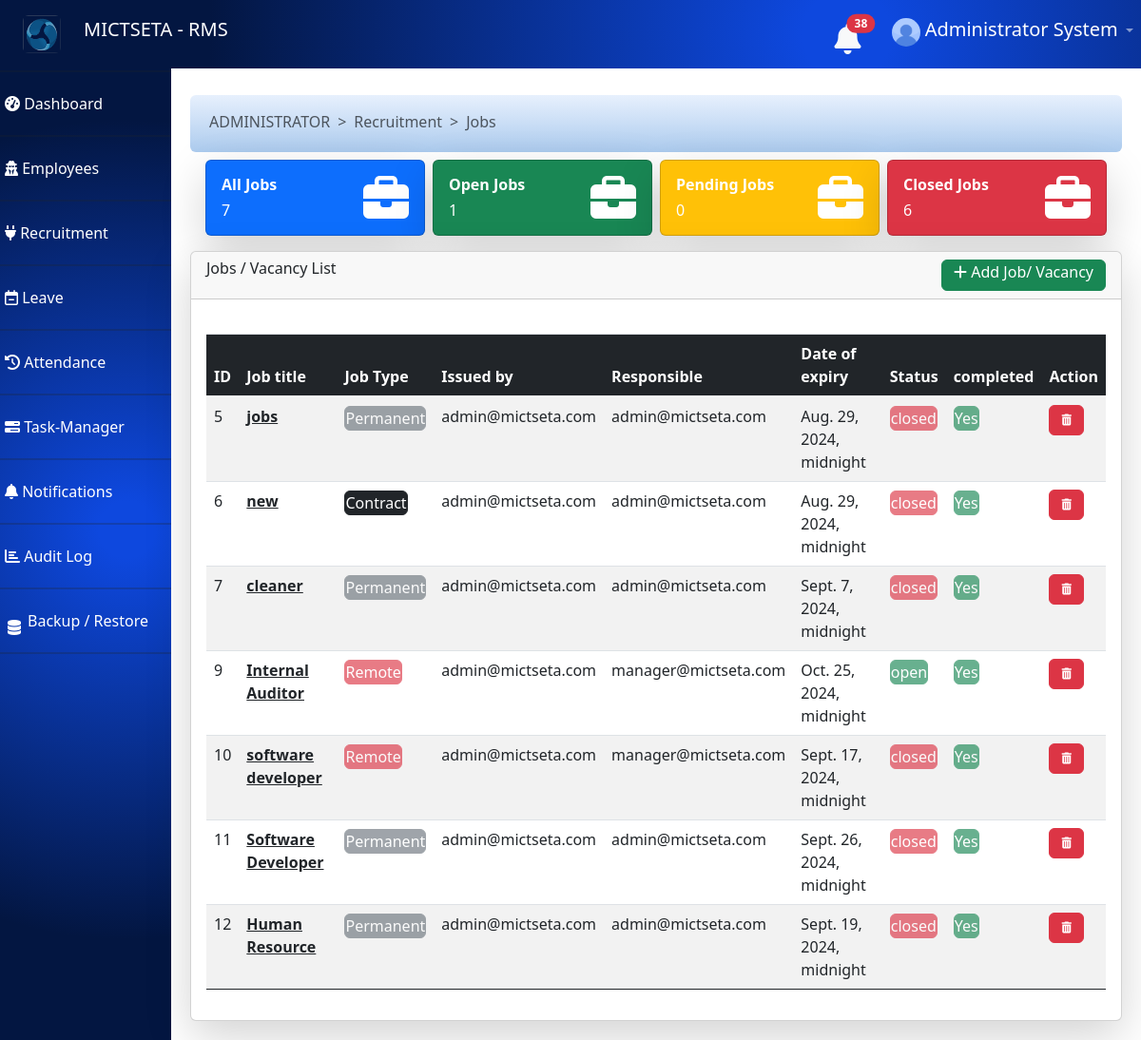
/dashboard/view_jobs/ (signed in), run on the app's committed database.
### profiles/models.py (models this page shows, shortened)
class StaffProfile(models.Model):
	user = models.OneToOneField(User, on_delete=models.CASCADE)
	job_title = models.CharField(max_length=100,null=True )
	department = models.CharField(max_length=6,null=True )
	salary = models.CharField(max_length=225,null=True )
	hire_date = models.DateTimeField(auto_now_add=True)
	phone = models.CharField(max_length=6,null=True )
	idnumber =  models.CharField(max_length=13,null=False )
	gender = models.CharField(max_length=6,null=False )
	age = models.CharField(max_length=6,null=False )
	dob = models.CharField(max_length=6,null=False )

### jobs/models.py (models this page shows, shortened)
class JobPost(models.Model):
    user = models.ForeignKey(User, on_delete=models.CASCADE, related_name='jobs')
    assigned_to = models.ForeignKey(User, on_delete=models.CASCADE, default=1)
    title = models.CharField(max_length=225, unique=False, null=False)
    description = models.TextField(null=False)
    start_date = models.DateTimeField(auto_now_add=True)
    end_date = models.DateTimeField(null=False)
    location = models.CharField(max_length=225, unique=False, null=False)
    salary_range = models.CharField(max_length=100, null=True)  # Added field for salary range
    job_type = models.CharField(max_length=50, null=False, default='Full-time')  # Added field for job type
    industry = models.CharField(max_length=100, null=True)  # Added field for industry
    company_name = models.CharField(max_length=225, null=True)  # Added field for company name
    status = models.CharField(max_length=20, null=False, default="waiting")
    is_complete = models.BooleanField(null=False, default=False)
    is_approved = models.BooleanField(null=False, default=False)

### jobs/custom_decorators.py (the view)
		def _wrapper(request, *args, **kwargs):
			applications = JobApplication.objects.all()
			interviews = Interview.objects.all()
			for application in applications:
				if application.job.status=="closed":
					application.status = 'rejected'
					application.save()
					cleened = [interview.delete() for interview in interviews if interview.application == application]
			return view_func(request,*args,**kwargs)

### dashboard/templates/view_job.html (shortened to what this page needs)
{% extends 'dashboard_base.html' %}
{% load static %}
{% block breadcrumbs %}
      <li class="breadcrumb-item active" aria-current="page">Recruitment</li>
      <li class="breadcrumb-item active" aria-current="page">Jobs</li>
{% endblock %}
{% block description %}
<div class="d-flex justify-content-between mt-2 ">
  <div class="card text-bg-primary mb-3 mx-1 w-100 shadow-lg rounded" style="height:80px;">
  <div class="card-body">
    <div class="card-text d-flex justify-content-between">
      <div>
      <h6><b>All Jobs</b></h6>
      <h6>{{all_jobs}}</h6>
      </div>
      <i class="fa fa-briefcase fa-3x" aria-hidden="true"></i>
    </div>
  </div>
</div>
<div class="card text-bg-success mb-3 mx-1 w-100 shadow-lg rounded" style="height:80px;">
  <div class="card-body">
    <div class="card-text d-flex justify-content-between">
      <div>
      <h6><b>Open Jobs</b></h6>
      <h6>{{open_jobs}}</h6>
      </div>
      <i class="fa fa-briefcase fa-3x" aria-hidden="true"></i>
    </div>
  </div>
</div>
<div class="card text-bg-warning mb-3 mx-1 w-100 shadow-lg rounded" style="height:80px;">
  <div class="card-body">
    <div class="card-text d-flex justify-content-between">
      <div>
      <h6 class="text-white"><b>Pending Jobs</b></h6>
      <h6 class="text-white">{{pending_jobs}}</h6>
      </div>
      <i class="fa fa-briefcase fa-3x text-white " aria-hidden="true"></i>
    </div>
  </div>
</div>
<div class="card text-bg-danger mb-3 mx-1 w-100 shadow-lg rounded" style="height:80px;">
  <div class="card-body">
    <div class="card-text d-flex justify-content-between">
      <div>
      <h6><b>Closed Jobs</b></h6>
      <h6>{{closed_jobs}}</h6>
      </div>
      <i class="fa fa-briefcase fa-3x" aria-hidden="true"></i>
    </div>
  </div>
</div>
</div>
 {% endblock %}
{% block content %}
<div class="card shadow-lg rounded">
  <div class="card-header d-flex justify-content-between " style="height:50px;">
    <h6>Jobs / Vacancy List</h6>
    <a href="{% url 'dashboard.add_job' %}" class="btn btn-success py-0" style=""><i class="fa fa-plus" aria-hidden="true"></i> Add Job/ Vacancy</a>
  </div>
  <div class="card-body">
  {% if user.is_staff %}
    <div id="viewJobPage" class="table-container" style="display: block;overflow-x: scroll;">
    <table id="example" class="table table-striped table-hover" style="width:100%">
        <thead>
            <tr class="bg-dark text-white">
                <th class="bg-dark text-white" >ID</th>
                <th class="bg-dark text-white" >Job title</th>
                 <th class="bg-dark text-white" >Job Type</th>
                 <th class="bg-dark text-white" >Issued by</th>
                <th class="bg-dark text-white" >Responsible</th>
                <th class="bg-dark text-white">Date of expiry</th>
                <th class="bg-dark text-white">Status</th>
                <th class="bg-dark text-white">completed</th>
                <th class="bg-dark text-white">Action</th>
            </tr>
        </thead>
        <tbody>
          {% for job in jobs %}
            {% if job.user == user or user.is_superuser or job.assigned_to == user %}
              <tr>
                <td>{{job.id}}</td>
                <td><b><a href="{% url 'dashboard.job_details' job.id %}" class="text-dark">{{job.title}}</a></b></td>
                {% if job.job_type == "Contract" or job.job_type == "Part-Time" %}
                   <td><button class="btn btn-dark  text-white p-0" >{{job.job_type}}</button></td>
                {% elif job.job_type == "Permanent" or job.job_type == "Full-Time" %}
                   <td><button class="btn btn-secondary text-white p-0" disabled>{{job.job_type}}</button></td>
                {% elif job.job_type == "Remote" %}
                   <td><button class="btn btn-danger text-white p-0" disabled>{{job.job_type}}</button></td>
                {% else%}
                <td>{{job.job_type}}</td>
                {% endif %}
                 <td>{{job.user.email}}</td>
                <td>{{job.assigned_to.email}}</td>
                <td>{{job.end_date}}</td>
                {% if job.is_complete %}
                    {% if job.status == "open" %}
                    <td><button class="btn btn-success p-0" disabled>{{job.status}}</button></td>
                    {% elif job.status == "closed" %}
                    <td><button class="btn btn-danger p-0" disabled>{{job.status}}</button></td>
                    {% else %}
                    <td><button class="btn btn-warning p-0" disabled>{{job.status}}</button></td>
                    {% endif %}
                   <td><button class="btn btn-success p-0" disabled>Yes</button></td>
                        {% if user.is_superuser %}
                        <td>
                          <a class="btn btn-danger"   type="button" onclick="deleteJob({{job.id}})" role="button" style="font-size: 12px;"> <i class="fa fa-trash" aria-hidden="true"></i> </a>
                        </td>
                        {% endif %}
                {% endif %}
              </tr>
              {% endif %}
             {% endfor %}
        </tbody>
    </table>
        </div>
      {% endif %}
  {% endblock %}

### dashboard/templates/dashboard_base.html (shortened to what this page needs)
<!DOCTYPE html>
<html lang="en">
<head>
  <link href="https://cdn.jsdelivr.net/npm/bootstrap@5.0.2/dist/css/bootstrap.min.css" rel="stylesheet">
  <link href="https://stackpath.bootstrapcdn.com/bootstrap/4.5.2/css/bootstrap.min.css" rel="stylesheet">
  <link rel="stylesheet" href="https://cdnjs.cloudflare.com/ajax/libs/font-awesome/4.7.0/css/font-awesome.min.css">
  <link rel="stylesheet" href="https://cdnjs.cloudflare.com/ajax/libs/font-awesome/6.0.0-beta3/css/all.min.css">
    <link
        href=
"https://cdnjs.cloudflare.com/ajax/libs/bootstrap-datetimepicker/4.17.37/css/bootstrap-datetimepicker.min.css"
        rel="stylesheet">
  <link rel="stylesheet" href="https://cdnjs.cloudflare.com/ajax/libs/twitter-bootstrap/5.3.0/css/bootstrap.min.css">
  <link rel="stylesheet" href="https://cdn.datatables.net/2.0.8/css/dataTables.bootstrap5.css">
<link rel="stylesheet" href="https://cdn.jsdelivr.net/npm/flatpickr/dist/flatpickr.min.css">
 {% load static %}
</head>
<body>
  <nav class="navbar navbar-expand-lg navbar-dark ">
    <a class="navbar-brand " href="#">
      <img src="{% static 'job_seeker/images/webicon.png' %}" class="rounded-2 float-start mx-4" alt="..." style="width:40px;height:40px;" >
      <span>
        MICTSETA - RMS
      </span>
    </a>
    <div class="collapse navbar-collapse" id="navbarNav">
      <ul class="navbar-nav ml-auto">
        <li class="nav-item">
          <a class="nav-link" href="#">
            <a href="{% url 'dashboard.get_notifications'%}">
              <button type="button" class="btn btn-primarys position-relative p-0 mr-4 mb-1">
               <i class="fas fa-bell fa-2x text-light"  > </i>
               {% if user.notifications or user.is_superuser %}
                {% if notify_len %}
                <span class="position-absolute top-0 start-100 translate-middle badge rounded-pill bg-danger ">
                  {{notify_len}}
                </span>
                {% endif%}
              {% endif %}
              </button>
            </a>
          </a>
        </li>
        <li class="nav-item dropdown">
          <a class="nav-link dropdown-toggle" href="#" id="navbarDropdown" role="button" data-toggle="dropdown" aria-haspopup="true" aria-expanded="false">
           {% if user.profileimage.image %}
            <img src="{{user.profileimage.image.url}}" class="rounded-circle" alt="..." style="width:30px;height: 30px;">
            {% else %}
            <img src="{% static 'dashboard/images/default_user.jpg' %}" class="rounded-circle" alt="..." style="width:30px;height: 30px;">
           {% endif %}
            <span class="text-white " style="font-size:20px;">{{user.first_name}} {{user.last_name}}</span>
          </a>
        </li>
      </ul>
    </div>
  </nav>
  <div class="sidebar" style=" overflow-y: scroll; overflow-x:none;">
    <h2 class="text-white">Dashboard</h2>
    <hr>
    <a href="#" data-toggle="collapse" data-target="#dashboardMenu" aria-expanded="false" aria-controls="dashboardMenu">
      <i class="fas fa-tachometer-alt"></i>
      Dashboard
    </a>
    <hr>
{% if user.is_superuser and user.staffprofile.department == "ADMINISTRATOR" or user.is_superuser and user.staffprofile.department == "MANAGER" %}
    <a href="#" data-toggle="collapse" data-target="#usersMenu" aria-expanded="false" aria-controls="usersMenu">
      <i class="fa fa-user-secret" aria-hidden="true"></i>
       Employees
    </a>
    <hr>
{% endif %}
    <a href="#" data-toggle="collapse" data-target="#jobsMenu" aria-expanded="false" aria-controls="jobsMenu">
    <i class="fa fa-plug" aria-hidden="true"></i>  Recruitment
    </a>
    <hr>
    <a href="#" data-toggle="collapse" data-target="#settingsMenu" aria-expanded="false" aria-controls="settingsMenu">
     <i class="fa fa-calendar-minus-o" aria-hidden="true"></i>
 Leave
    </a>
    <hr>
    <a href="{% url 'dashboard.manage_attendance' %}">
      <i class="fa fa-history" aria-hidden="true"></i> Attendance
    </a>
    <hr>
    <a href="{% url 'dashboard.task_manager' %}">
      <i class="fa fa-tasks" aria-hidden="true"></i> Task-Manager
    </a>
    <hr>
    <a href="#" data-toggle="collapse" data-target="#notificationsMenu" aria-expanded="false" aria-controls="notificationsMenu">
      <i class="fas fa-bell"  > </i> Notifications {% if noty %}<span class="badge bg-danger">{{noty}}</span>{% endif %}
    </a>
    <hr>
     <a href="#" data-toggle="collapse" data-target="#aduit_logMenu" aria-expanded="false" aria-controls="aduit_logMenu">
      <i class="fas fa-bar-chart" > </i> Audit Log
    </a>
    <hr>
     <i class="fa fa-database mt-3 ml-2 position-absolute text-white" aria-hidden="true"></i>
    <a href="{% url 'dashboard.backup_database' %}" class="ml-4">
      Backup / Restore
    </a>
    <hr>
  </div>
  <div class="main-content">
    <div class="content">
      <div id="defaultPage" style="margin-top: 40px;">
        <nav style="--bs-breadcrumb-divider: '>';margin-top: 80px;" aria-label="breadcrumb" class="p-1 pt-3 rounded-2 bread-container">
          <ol class="breadcrumb px-3">
            <li class="breadcrumb-item active"> {{user.staffprofile.department}}</li>
            {% block breadcrumbs %}
            {% endblock %}
          </ol>
        </nav>
        <div class="container">
        {% block description %} {% endblock %}
        </div>
        {% block content %}
        {% endblock %}
      </div>
    </div>
  </div>
</body>
</html>

### data on the page
JobPost: id "5", title "jobs", job_type "Permanent", user.email "admin@mictseta.com", assigned_to.email "admin@mictseta.com", end_date "Aug. 29, 2024, midnight", status "closed"
JobPost: id "6", title "new", job_type "Contract", user.email "admin@mictseta.com", assigned_to.email "admin@mictseta.com", end_date "Aug. 29, 2024, midnight", status "closed"
JobPost: id "7", title "cleaner", job_type "Permanent", user.email "admin@mictseta.com", assigned_to.email "admin@mictseta.com", end_date "Sept. 7, 2024, midnight", status "closed"
JobPost: id "9", title "Internal Auditor", job_type "Remote", user.email "admin@mictseta.com", assigned_to.email "manager@mictseta.com", end_date "Oct. 25, 2024, midnight", status "open"
JobPost: id "10", title "software developer", job_type "Remote", user.email "admin@mictseta.com", assigned_to.email "manager@mictseta.com", end_date "Sept. 17, 2024, midnight", status "closed"
JobPost: id "11", title "Software Developer", job_type "Permanent", user.email "admin@mictseta.com", assigned_to.email "admin@mictseta.com", end_date "Sept. 26, 2024, midnight", status "closed"
JobPost: id "12", title "Human Resource", job_type "Permanent", user.email "admin@mictseta.com", assigned_to.email "admin@mictseta.com", end_date "Sept. 19, 2024, midnight", status "closed"

### other printed values
{{ notify_len }} "38"
{{ user.first_name }} "Administrator"
{{ user.last_name }} "System"
{{ user.staffprofile.department }} "ADMINISTRATOR"
{{ all_jobs }} "7"
{{ open_jobs }} "1"
{{ pending_jobs }} "0"
{{ closed_jobs }} "6"
